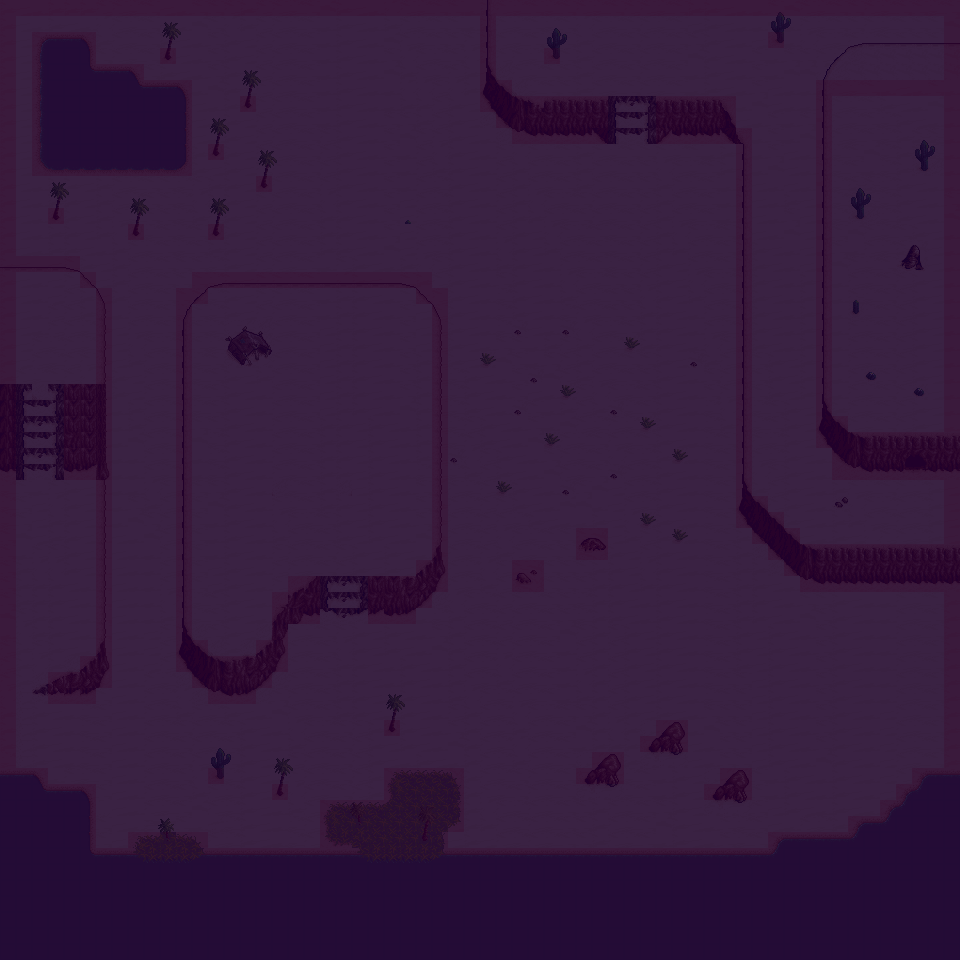

This game map was drawn from its Tiled (.tmx) file and the tilesets committed beside it. A one-line description and the trimmed map source follow:
An orthogonal 60x60 tile map with 16x16 px tiles, 6 tile layers (BackgroundLayer, Extra_Seaweed, Rock_Layer, Foreground, ...), 3 tilesets.

<map version="1.0" orientation="orthogonal" renderorder="right-down" width="60" height="60" tilewidth="16" tileheight="16" nextobjectid="1">
 <tileset firstgid="1" name="desert_1" tilewidth="16" tileheight="16" tilecount="312">
  <image source="../Tilesets/desert_1.png" trans="dd25ff" width="208" height="384" />
 </tileset>
 <tileset firstgid="313" name="collision" tilewidth="16" tileheight="16" tilecount="1">
  <image source="../Tilesets/collision.png" trans="dd25ff" width="16" height="16" />
 </tileset>
 <tileset firstgid="314" name="Night" tilewidth="16" tileheight="16" tilecount="1">
  <image source="../Tilesets/night.png" trans="dd25ff" width="16" height="16" />
 </tileset>
 <layer name="BackgroundLayer" width="60" height="60">
  <data>[3600 cells, 3600 non-empty, 65 distinct tile ids]</data>
 </layer>
 <layer name="Extra_Seaweed" width="60" height="60">
  <data>[3600 cells, 31 non-empty, 19 distinct tile ids]</data>
 </layer>
 <layer name="Rock_Layer" width="60" height="60">
  <data>[3600 cells, 405 non-empty, 82 distinct tile ids]</data>
 </layer>
 <layer name="Foreground" width="60" height="60">
  <data>[3600 cells, 89 non-empty, 18 distinct tile ids]</data>
 </layer>
 <layer name="Collision" width="60" height="60" opacity="0.26">
  <data>[3600 cells, 1085 non-empty, 1 distinct tile ids]</data>
 </layer>
 <layer name="Night" width="60" height="60" opacity="0.85">
  <data>[3600 cells, 3600 non-empty, 1 distinct tile ids]</data>
 </layer>
</map>
